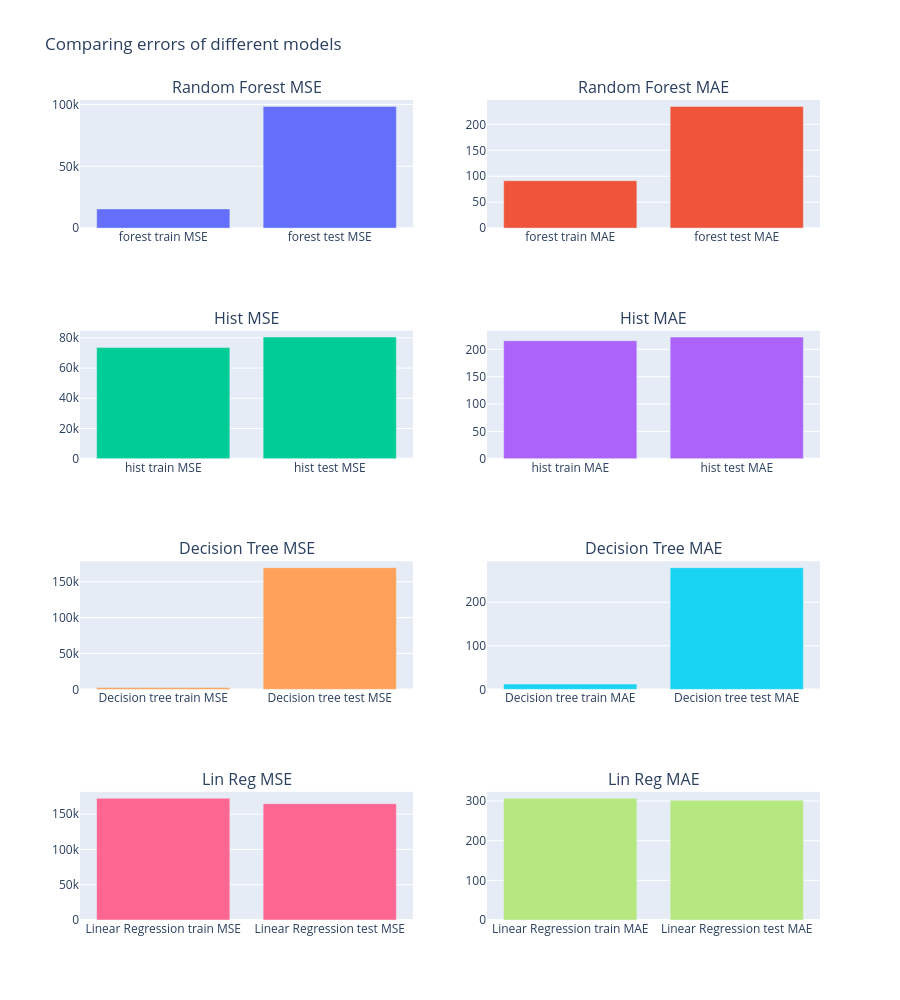

The cell this chart's notebook holds for it:
### Code cell
from plotly.subplots import make_subplots
import plotly.graph_objects as go

# plot the errors for each of the models in seperate bar charts
fig = make_subplots(rows=4, cols=2, subplot_titles=["Random Forest MSE", "Random Forest MAE", "Hist MSE", "Hist MAE", "Decision Tree MSE", "Decision Tree MAE", "Lin Reg MSE", "Lin Reg MAE"])
# forest
fig.add_trace(
    go.Bar(x=["forest train MSE", "forest test MSE"], y=[forest_train_error_sq, forest_test_error_sq]),
    row=1, col=1
)
fig.add_trace(
    go.Bar(x=["forest train MAE", "forest test MAE"], y=[forest_train_error_abs, forest_test_error_abs]),
    row=1, col=2
)
# hist
fig.add_trace(
    go.Bar(x=["hist train MSE", "hist test MSE"], y=[hist_grad_train_error_sq, hist_grad_test_error_sq]),
           row=2, col=1
)
fig.add_trace(
    go.Bar(x=["hist train MAE", "hist test MAE"], y=[hist_grad_train_error_abs, hist_grad_test_error_abs]),
           row=2, col=2
)
# tree
fig.add_trace(
    go.Bar(x=["Decision tree train MSE", "Decision tree test MSE"], y=[decision_tree_train_error_sq, decision_tree_test_error_sq]),
    row=3, col=1
)
fig.add_trace(
    go.Bar(x=["Decision tree train MAE", "Decision tree test MAE"], y=[decision_tree_train_error_abs, decision_tree_test_error_abs]),
    row=3, col=2
)
# lin reg 
fig.add_trace(
    go.Bar(x=["Linear Regression train MSE", "Linear Regression test MSE"], y=[lin_reg_train_error_sq, lin_reg_test_error_sq]),
    row=4, col=1
)
fig.add_trace(
    go.Bar(x=["Linear Regression train MAE", "Linear Regression test MAE"], y=[lin_reg_train_error_abs, lin_reg_test_error_abs]),
    row=4, col=2
)
fig.update_layout(height=1000, title_text="Comparing errors of different models", showlegend=False)
fig.show()

### Figure 1 — Plotly figure (JSON) as saved in the notebook; plotly's stock layout.template omitted (floating-point values rounded to 4 significant figures)
{"data": [{"type": "bar", "x": ["forest train MSE", "forest test MSE"], "xaxis": "x", "y": [15530.0, 98430.0], "yaxis": "y"}, {"type": "bar", "x": ["forest train MAE", "forest test MAE"], "xaxis": "x2", "y": [91.47, 234.6], "yaxis": "y2"}, {"type": "bar", "x": ["hist train MSE", "hist test MSE"], "xaxis": "x3", "y": [73540.0, 80530.0], "yaxis": "y3"}, {"type": "bar", "x": ["hist train MAE", "hist test MAE"], "xaxis": "x4", "y": [215.8, 222.5], "yaxis": "y4"}, {"type": "bar", "x": ["Decision tree train MSE", "Decision tree test MSE"], "xaxis": "x5", "y": [2606.0, 169500.0], "yaxis": "y5"}, {"type": "bar", "x": ["Decision tree train MAE", "Decision tree test MAE"], "xaxis": "x6", "y": [12.2, 279.4], "yaxis": "y6"}, {"type": "bar", "x": ["Linear Regression train MSE", "Linear Regression test MSE"], "xaxis": "x7", "y": [172500.0, 164900.0], "yaxis": "y7"}, {"type": "bar", "x": ["Linear Regression train MAE", "Linear Regression test MAE"], "xaxis": "x8", "y": [307.0, 302.0], "yaxis": "y8"}], "layout": {"annotations": [{"font": {"size": 16}, "showarrow": false, "text": "Random Forest MSE", "x": 0.225, "xanchor": "center", "xref": "paper", "y": 1, "yanchor": "bottom", "yref": "paper"}, {"font": {"size": 16}, "showarrow": false, "text": "Random Forest MAE", "x": 0.775, "xanchor": "center", "xref": "paper", "y": 1, "yanchor": "bottom", "yref": "paper"}, {"font": {"size": 16}, "showarrow": false, "text": "Hist MSE", "x": 0.225, "xanchor": "center", "xref": "paper", "y": 0.7188, "yanchor": "bottom", "yref": "paper"}, {"font": {"size": 16}, "showarrow": false, "text": "Hist MAE", "x": 0.775, "xanchor": "center", "xref": "paper", "y": 0.7188, "yanchor": "bottom", "yref": "paper"}, {"font": {"size": 16}, "showarrow": false, "text": "Decision Tree MSE", "x": 0.225, "xanchor": "center", "xref": "paper", "y": 0.4375, "yanchor": "bottom", "yref": "paper"}, {"font": {"size": 16}, "showarrow": false, "text": "Decision Tree MAE", "x": 0.775, "xanchor": "center", "xref": "paper", "y": 0.4375, "yanchor": "bottom", "yref": "paper"}, {"font": {"size": 16}, "showarrow": false, "text": "Lin Reg MSE", "x": 0.225, "xanchor": "center", "xref": "paper", "y": 0.1562, "yanchor": "bottom", "yref": "paper"}, {"font": {"size": 16}, "showarrow": false, "text": "Lin Reg MAE", "x": 0.775, "xanchor": "center", "xref": "paper", "y": 0.1562, "yanchor": "bottom", "yref": "paper"}], "height": 1000, "showlegend": false, "title": {"text": "Comparing errors of different models"}, "xaxis": {"anchor": "y", "domain": [0, 0.45]}, "xaxis2": {"anchor": "y2", "domain": [0.55, 1]}, "xaxis3": {"anchor": "y3", "domain": [0, 0.45]}, "xaxis4": {"anchor": "y4", "domain": [0.55, 1]}, "xaxis5": {"anchor": "y5", "domain": [0, 0.45]}, "xaxis6": {"anchor": "y6", "domain": [0.55, 1]}, "xaxis7": {"anchor": "y7", "domain": [0, 0.45]}, "xaxis8": {"anchor": "y8", "domain": [0.55, 1]}, "yaxis": {"anchor": "x", "domain": [0.8438, 1]}, "yaxis2": {"anchor": "x2", "domain": [0.8438, 1]}, "yaxis3": {"anchor": "x3", "domain": [0.5625, 0.7188]}, "yaxis4": {"anchor": "x4", "domain": [0.5625, 0.7188]}, "yaxis5": {"anchor": "x5", "domain": [0.2812, 0.4375]}, "yaxis6": {"anchor": "x6", "domain": [0.2812, 0.4375]}, "yaxis7": {"anchor": "x7", "domain": [0, 0.1562]}, "yaxis8": {"anchor": "x8", "domain": [0, 0.1562]}}}
